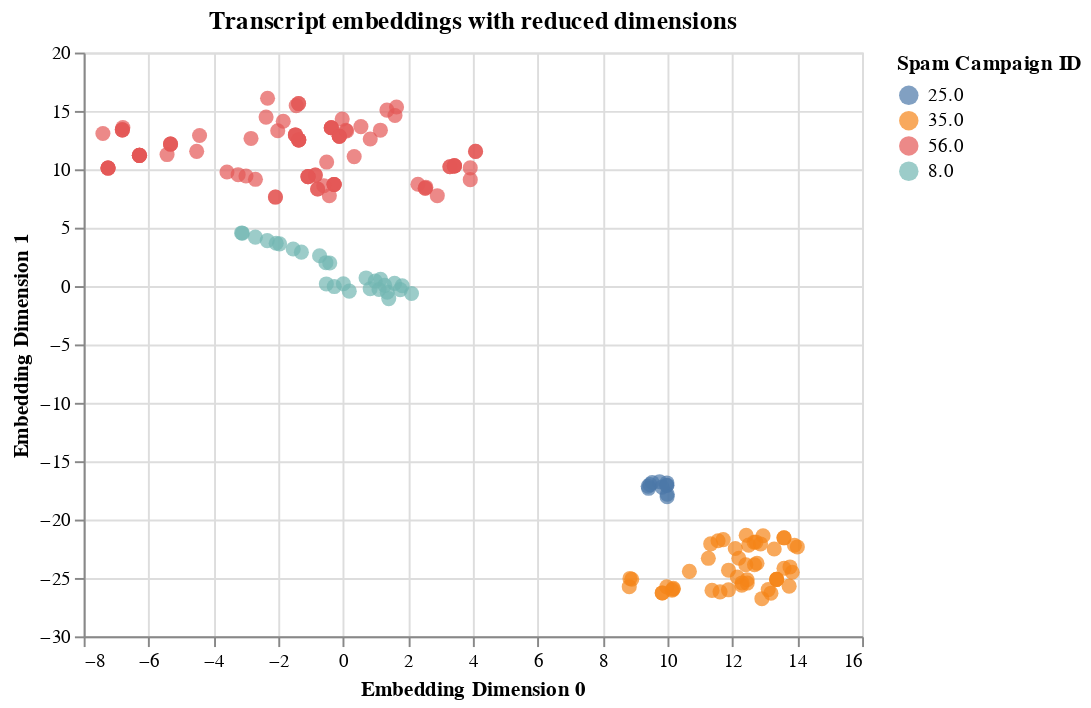

Here is the notebook cell this chart was saved with:
### Code cell
tranformer = Tsne(2, random_state=101)
merged_embs.transform(tranformer).plot_interactive(annot=False, 
                                             color='Spam Campaign ID', 
                                             x_label='Embedding Dimension 0', 
                                             y_label='Embedding Dimension 1',
                                             title='Transcript embeddings with reduced dimensions'
                                            )

### Figure 1 — Vega-Lite specification as saved in the notebook (floating-point values rounded to 4 significant figures; data arrays with more than 128 entries replaced by an {"elided": "..."} marker saying what was removed)
{"config": {"view": {"continuousWidth": 400, "continuousHeight": 300}}, "data": {"name": "data-7b91aac263564258d87966caaa9404f7"}, "mark": {"type": "circle", "size": 60}, "encoding": {"color": {"type": "nominal", "field": "Spam Campaign ID"}, "tooltip": [{"type": "nominal", "field": "name"}, {"type": "nominal", "field": "original"}], "x": {"type": "quantitative", "axis": {"title": "Embedding Dimension 0"}, "field": "x_axis"}, "y": {"type": "quantitative", "axis": {"title": "Embedding Dimension 1"}, "field": "y_axis"}}, "selection": {"selector032": {"type": "interval", "bind": "scales", "encodings": ["x", "y"]}}, "title": "Transcript embeddings with reduced dimensions", "$schema": "https://vega.github.io/schema/vega-lite/v4.8.1.json", "datasets": {"data-7b91aac263564258d87966caaa9404f7": {"elided": "175 records"}}}
